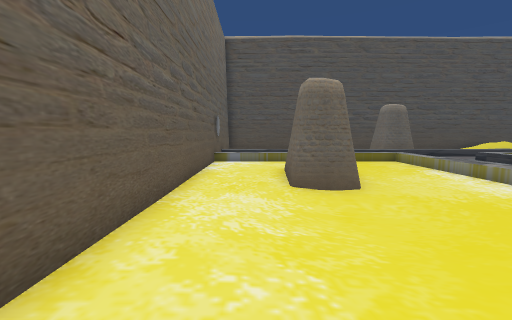
[1] (above)

14 first-person views from a walk through a 3-D level made in the Unity game engine. The camera is 1.2 m above the floor, tilts 6° down and sees 90° across. The floor is counted in squares, 1 m on a side. Each view is taken from the middle of a square. On the plan, view 1 faces up. The plan holds only what a view shows up to about 12 squares ahead; the rest is blank. The player character is not drawn. Some animated figures are left out. Some surface patterns are stand-ins.

[2]
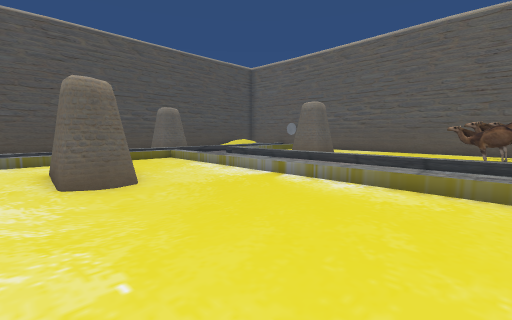

[3]
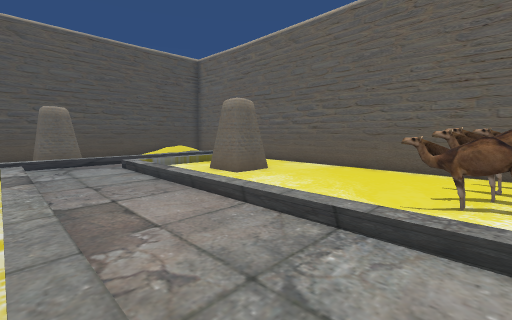

[4]
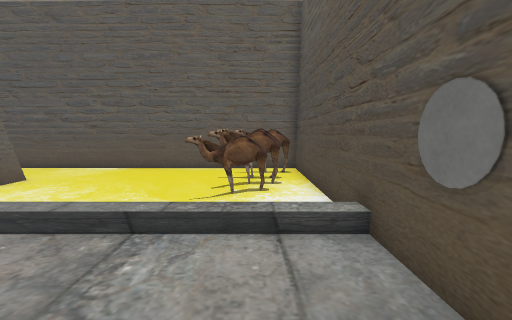

[5]
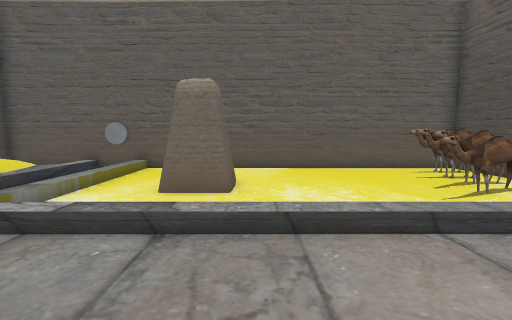

[6]
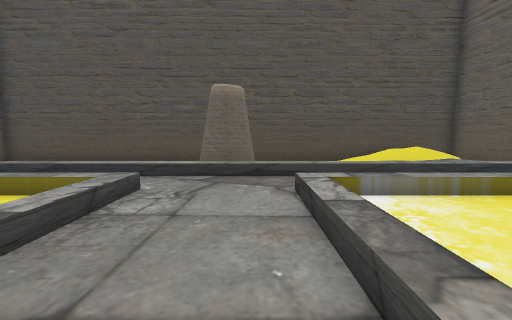

[7]
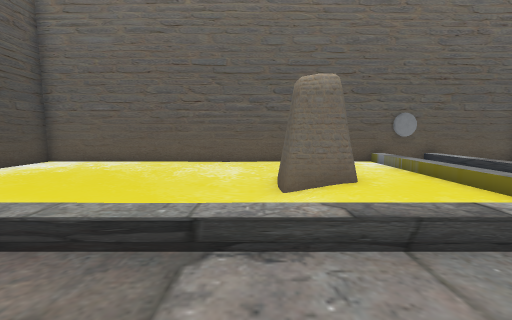

[8]
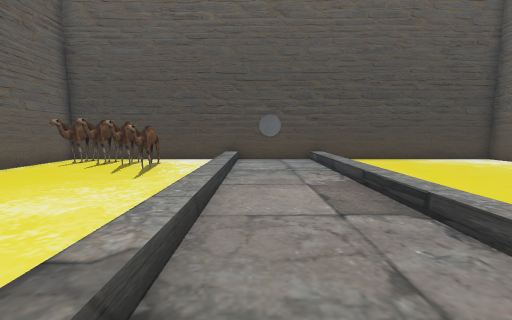

[9]
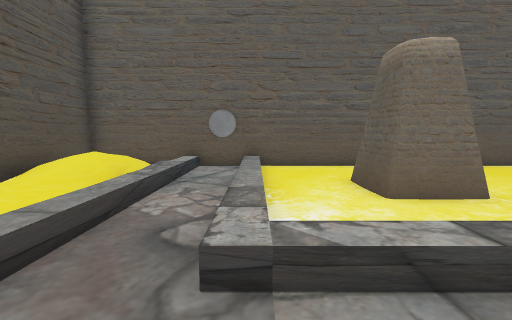

[10]
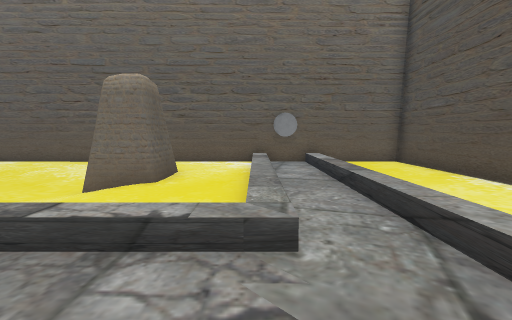

[11]
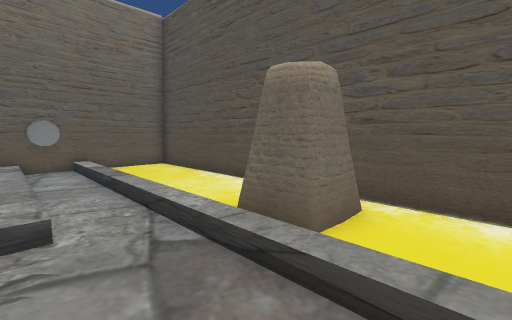

[12]
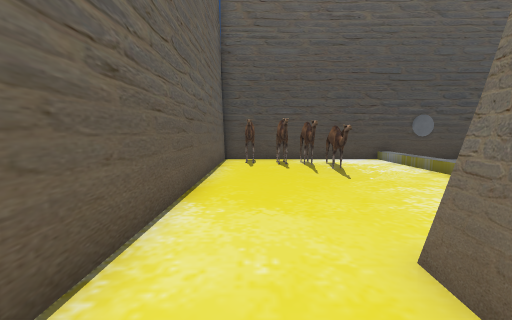

[13]
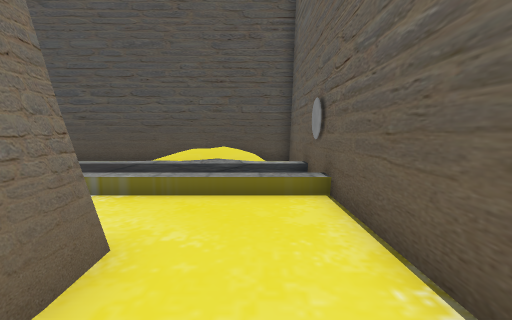

[14]
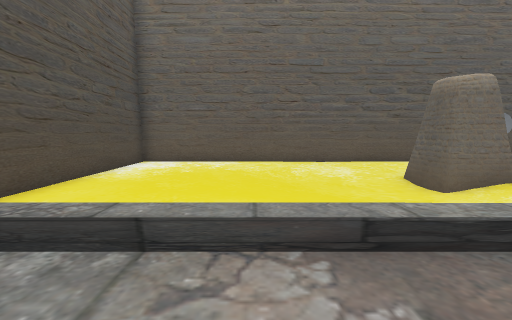

### Floor plan
Key: @ floor where view 1 was taken; # wall or solid block; . main floor; - floor 0.25 m lower than the main floor; : floor 0.75 m higher than the main floor; / step, stairs or slope; O other object.
Columns run from 2 left of view 1 to 18 right of it. Each row starts with its distance up from view 1.
 17 ########## ##########
 16 #........# #.. ///  #
 15 #........###..//:// #
 14 #........./....////.#
 13 #///////////////////#
 12 #...................#
 11 #////////...////////#
 10 #......./.../.......#
  9 #......./.../.......#
  8 #..###../.../..##...#
  7 #..###../.../..##...#
  6 #.----///.../.......#
  5 #.-----//.../.......#
  4 #.-----./.../.......#
  3 #..---../.../.......#
  2 #......./.../.......#
  1 #......./.../..O-...#
  0 #.@...../.../..OOOO.#
 -1 #......./.../..OOOO.#
 -2 #......./.../...OOO.#
 -3 #####################

Positions as (right, up) in squares from view 1, and headings:
1: (0, 0), facing up
2: (0, -1), facing up-right
3: (6, -1), facing up-right
4: (6, -1), facing right
5: (6, 6), facing right
6: (9, 6), facing up
7: (9, 6), facing left
8: (9, 9), facing down
9: (8, 11), facing right
10: (9, 11), facing left
11: (11, 11), facing up-left
12: (16, 9), facing down
13: (16, 6), facing up
14: (9, 2), facing left
